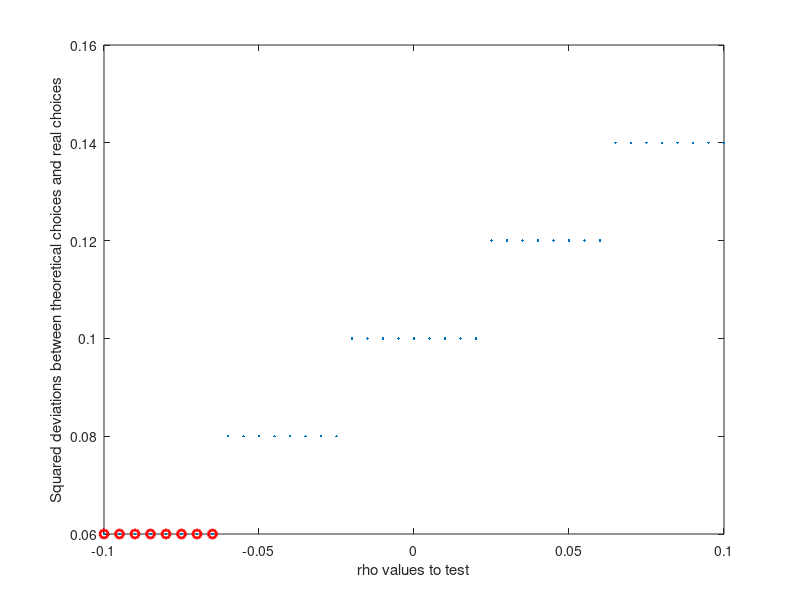

The MATLAB source for this figure:
function rhoBest = findCARArhoInSearchSpace(riskyHigh,riskyLow,EVsafe,ChooseRisky,rhoToTest,plotFlag)
%
% function rhoBest = findCARArhoInSearchSpace(riskyHigh,riskyLow,EVsafe,ChooseRisky,rhoToTest);
%
% This function finds the value of the risk aversion parameter rho that,
% under the CARA model, best fits the observed choices between a lottery
% and a safe option.
%
% The input names are self explanatory.
%
% Johannes Schultz May 2021

if ~exist('plotFlag','var'); plotFlag = 1; end

if nargin == 0 % demo
  riskyHigh = 8*ones(50,1);
  riskyLow = 4*ones(50,1);
  EVsafe = linspace(riskyLow(1),riskyHigh(1),length(riskyHigh))';
  ChooseRisky = [ones(30,1); zeros(20,1)]; % a risk seeker!
  rhoToTest = .1:-0.005:-.1; [~,order] = sort(rhoToTest.^2); rhoToTest = rhoToTest(order); % here, I arrange the values of rho to test such that the value smallest to 0 are the most likely to be picked
end

% CARA (constant absolute risk aversion):
% ---- Utility function:
%  u_CARA   = @(c, rho) (1 - exp(-rho .* c)) ./ rho; % this is (1 - e^(-rho*c)) / rho, see https://en.wikipedia.org/wiki/Exponential_utility
u_CARA   = @(c, rho)   (rho ~= 0) .* (1 - exp(-rho .* c)) ./ (   rho + (rho == 0) .* 0.000001)  + ...
  (rho == 0) .*                  c;
% NOTE: rho is a constant that represents the degree of risk preference
% (rho>0 for risk aversion, rho=0 for risk-neutrality, and rho<0 for
% risk-seeking). c is a commodity, i.e. something the decision-maker likes

% ---- Expected utility function, which is the utility times the probability
% c1 and c2 are the high and low amounts of the risky option
EU_CARA   = @(c1, c2, p1, rho)  p1 .* u_CARA(c1, rho) + (1 - p1) .* u_CARA(c2, rho);

% ---- Certainty equivalent under CARA
% For regression as suggested by von Gaudecker et al. (AER, 2011, DOI: 10.1257/aer.101.2.664)
CE_CARA   = @(EU, rho)  (rho ~= 0) .*  log(1 - rho .* EU) ./ (   -rho + (rho == 0) .* 0.000001)  + ...
                        (rho == 0) .*                 EU;

% In this experiment, p1 = 0.5 for all trials, hence we do not need to
% carry this argument
CE_CARA_AiO = @(c1, c2, rho) CE_CARA( EU_CARA(c1, c2, 0.5, rho), rho );

% ----- ANALYSIS ----------------------------------------------------------
% now, create a set of certainty equivalents for the lotteries, with one
% set per rho value to test:
for i = 1:length(rhoToTest)
  CE_risky_CARA(:,i) = CE_CARA_AiO(riskyHigh,riskyLow,rhoToTest(i));
end

% then, compare the participant's choices with that of a decision-maker
% that chooses the option (lottery or safe) with the highest CE:
theoreticalChoices = CE_risky_CARA > EVsafe; % This fits very badly: theoreticalChoices = CE_risky_CARA - EVsafe;
% Calculate for each value of rho tested the deviation between the
% theoretical decision-maker and the actual choice:
diffBetweenChoices = mean((theoreticalChoices - ChooseRisky).^2);

% The best rho is the one for which the difference between theoretical
% choices and actual choices is the smallest:
[~,best] = min(diffBetweenChoices);
% rhoBest = rhoToTest(best);
rhoBest_idx = diffBetweenChoices==min(diffBetweenChoices);
rhoBest = mean(rhoToTest(rhoBest_idx));
if plotFlag
  figure;
  plot(rhoToTest,diffBetweenChoices,'.'); hold on
  plot(rhoToTest(rhoBest_idx),diffBetweenChoices(rhoBest_idx),'or','linewidth',2)
  xlabel('rho values to test')
  ylabel('Squared deviations between theoretical choices and real choices')
end
